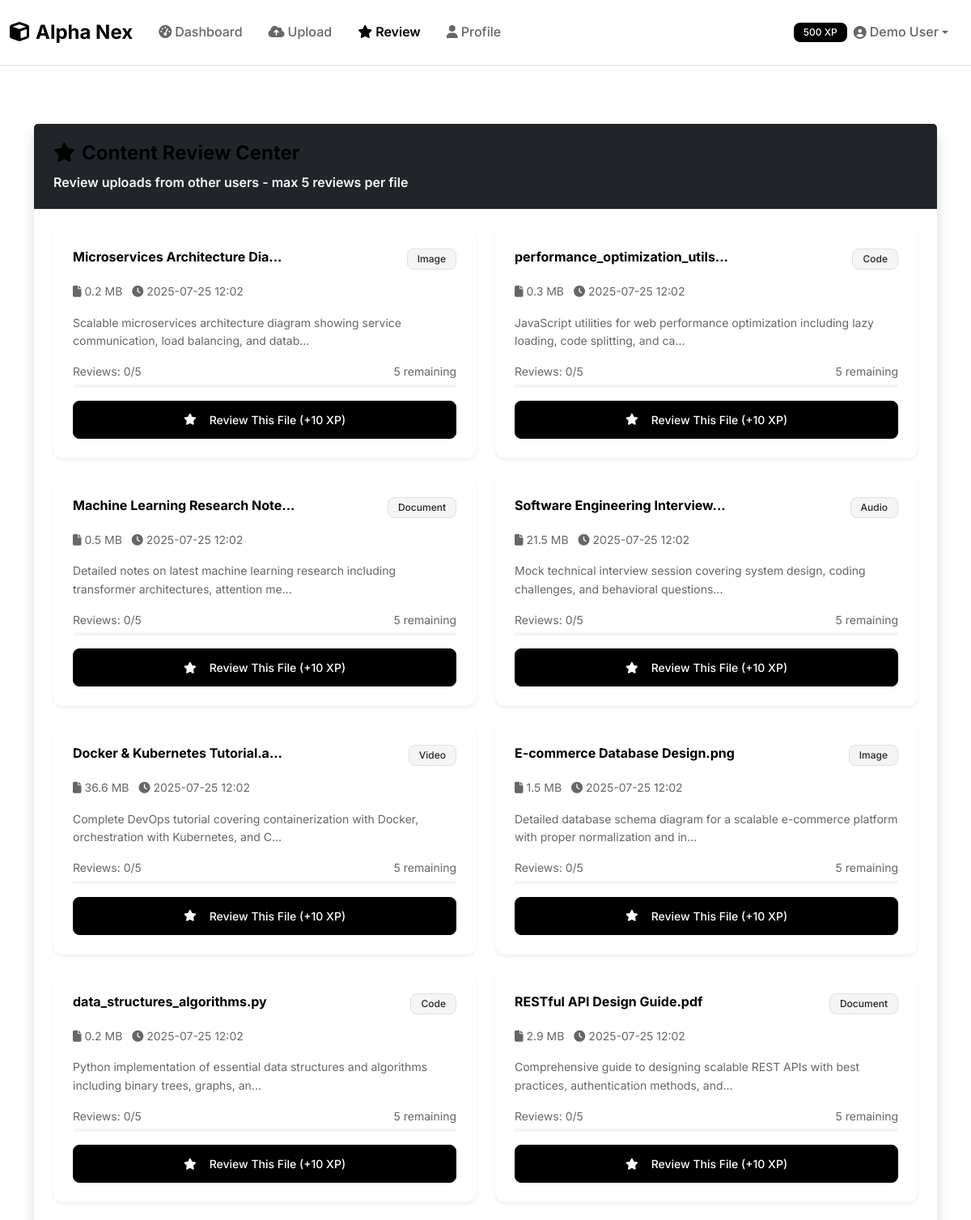
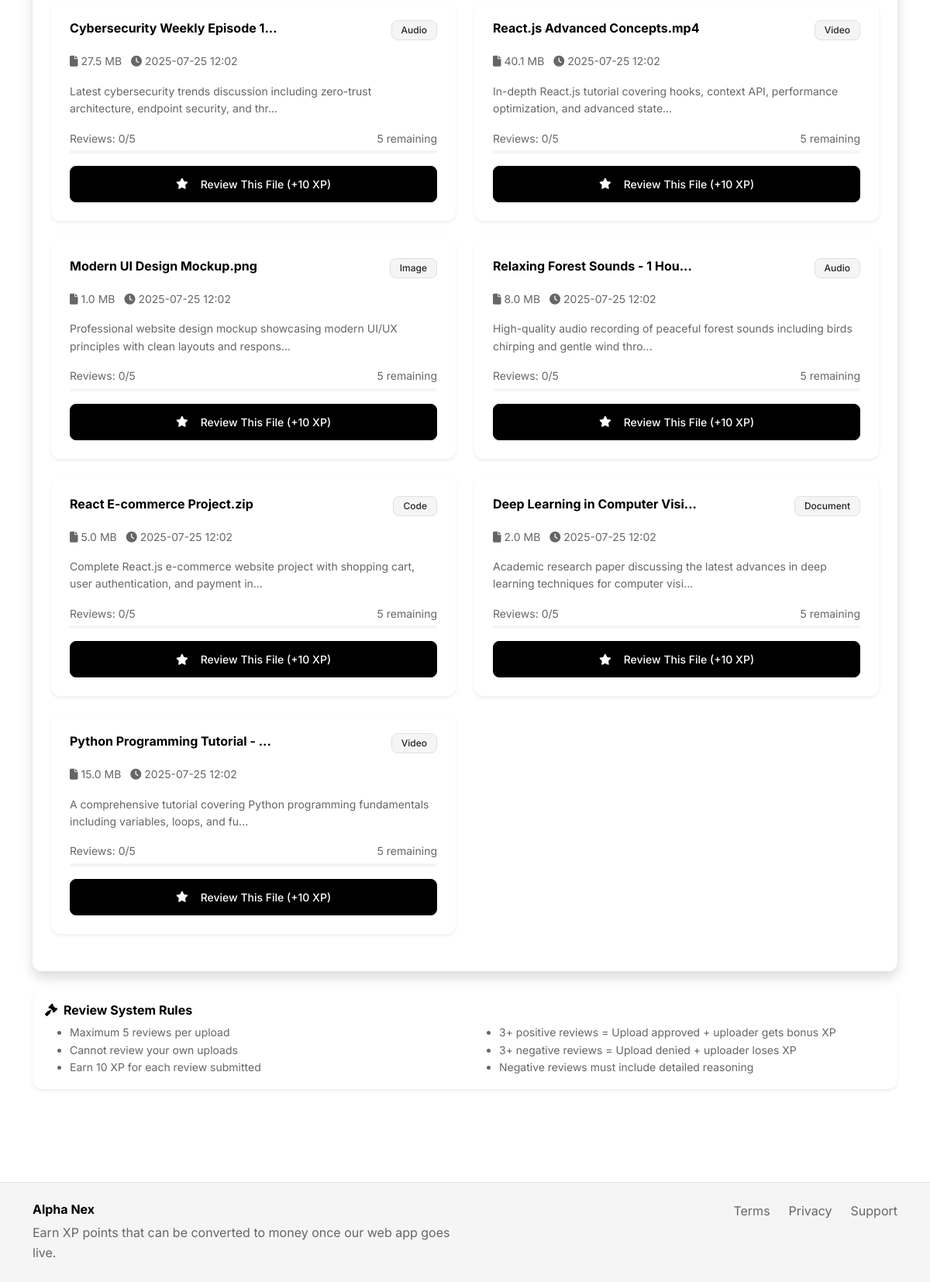
Screenshot of /review with the database file from the repository (2 pictures, top to bottom).
### models.py (models this page shows, shortened)
class User(UserMixin, db.Model):
    id = db.Column(db.Integer, primary_key=True)
    name = db.Column(db.String(100), nullable=False)
    email = db.Column(db.String(120), unique=True, nullable=False)
    password_hash = db.Column(db.String(256), nullable=False)
    is_verified = db.Column(db.Boolean, default=False)
    xp_points = db.Column(db.Integer, default=0)
    uploader_strikes = db.Column(db.Integer, default=0)
    reviewer_strikes = db.Column(db.Integer, default=0)
    is_banned = db.Column(db.Boolean, default=False)
    created_at = db.Column(db.DateTime, default=datetime.utcnow)
    kyc_verified = db.Column(db.Boolean, default=False)
    document_path = db.Column(db.String(255))
    selfie_path = db.Column(db.String(255))
    daily_upload_bytes = db.Column(db.Integer, default=0)
    daily_upload_count = db.Column(db.Integer, default=0)
    daily_upload_reset = db.Column(db.DateTime, default=datetime.utcnow)
    daily_review_count = db.Column(db.Integer, default=0)
    daily_review_reset = db.Column(db.DateTime, default=datetime.utcnow)
    uploads = db.relationship('Upload', backref='user', lazy=True)
    reviews = db.relationship('Review', backref='reviewer', lazy=True)
    strikes = db.relationship('Strike', backref='user', lazy=True)
    def reset_daily_counters_if_needed(self):
        try:
            current_date = datetime.utcnow().date()
            if self.daily_upload_reset and current_date > self.daily_upload_reset.date():
                self.daily_upload_bytes = 0
                self.daily_upload_count = 0
                self.daily_upload_reset = datetime.utcnow()
            elif not self.daily_upload_reset:
                self.daily_upload_reset = datetime.utcnow()
            if self.daily_review_reset and current_date > self.daily_review_reset.date():
                self.daily_review_count = 0
                self.daily_review_reset = datetime.utcnow()
            elif not self.daily_review_reset:
                self.daily_review_reset = datetime.utcnow()
            db.session.commit()
        except Exception as e:
            pass  # Fail silently
    def can_review_today(self):
        try:
            self.reset_daily_counters_if_needed()
            return (self.daily_review_count or 0) < 5
        except Exception as e:
            return True

class Upload(db.Model):
    id = db.Column(db.Integer, primary_key=True)
    user_id = db.Column(db.Integer, db.ForeignKey('user.id'), nullable=False)
    filename = db.Column(db.String(255), nullable=False)
    original_filename = db.Column(db.String(255), nullable=False)
    file_path = db.Column(db.String(500), nullable=False)
    file_size = db.Column(db.Integer, nullable=False)
    description = db.Column(db.Text, nullable=False)
    category = db.Column(db.String(50), nullable=False)
    status = db.Column(db.String(20), default='pending')  # pending, approved, rejected
    ai_consent = db.Column(db.Boolean, default=False)
    uploaded_at = db.Column(db.DateTime, default=datetime.utcnow)
    deletion_deadline = db.Column(db.DateTime)
    duplicate_score = db.Column(db.Float, default=0.0)
    spam_score = db.Column(db.Float, default=0.0)
    reviews = db.relationship('Review', backref='upload', lazy=True, cascade='all, delete-orphan')

### routes.py (the view)
@app.route('/review')
def review_content():
    demo_user = User.query.filter_by(email='demo@alphanex.com').first()
    if not demo_user:
        return redirect(url_for('dashboard'))
    if demo_user.xp_points >= 1500:
        flash('You have reached 1500 XP! Please create an account to continue using Alpha Nex.', 'warning')
        return redirect(url_for('dashboard'))
    if demo_user.is_banned:
        flash('Your account is banned and cannot review content.', 'error')
        return redirect(url_for('dashboard'))
    if not demo_user.can_review_today():
        remaining_reviews = demo_user.get_remaining_reviews_today()
        flash(f'Daily review limit reached! You can review {remaining_reviews} more items today. Limit resets at midnight.', 'warning')
        return redirect(url_for('dashboard'))
    reviewed_upload_ids = [r.upload_id for r in demo_user.reviews]
    uploads = Upload.query.filter(
        Upload.user_id != demo_user.id,  # Cannot review own uploads
        ~Upload.id.in_(reviewed_upload_ids)  # Haven't reviewed yet
    ).order_by(Upload.uploaded_at.desc()).all()
    available_uploads = []
    for upload in uploads:
        review_count = Review.query.filter_by(upload_id=upload.id).count()
        if review_count < 5:  # Max 5 reviews per upload
            available_uploads.append(upload)
    return render_template('reviewer/review.html', uploads=available_uploads, demo_user=demo_user)

### templates/reviewer/review.html (shortened to what this page needs)
{% extends "base.html" %}
{% block content %}
<div class="container my-5">
    <div class="row">
        <div class="col">
            <div class="card border-0 shadow">
                <div class="card-header bg-dark text-white">
                    <h4 class="mb-0">
                        <i class="fas fa-star me-2"></i>Content Review Center
                    </h4>
                    <p class="mb-0 mt-2 text-light">Review uploads from other users - max 5 reviews per file</p>
                </div>
                <div class="card-body p-4">
                    {% if uploads %}
                    <div class="row">
                        {% for upload in uploads %}
                        <div class="col-lg-6 mb-4">
                            <div class="card border-0 shadow-sm h-100">
                                <div class="card-body">
                                    <div class="d-flex justify-content-between align-items-start mb-3">
                                        <h6 class="fw-bold mb-0">{{ upload.original_filename[:30] }}{% if upload.original_filename|length > 30 %}...{% endif %}</h6>
                                        <span class="badge bg-light text-dark">{{ upload.category.title() }}</span>
                                    </div>
                                    <div class="mb-3">
                                        <small class="text-muted d-block">
                                            <i class="fas fa-file me-1"></i>{{ "%.1f"|format(upload.file_size / 1024 / 1024) }} MB
                                            <i class="fas fa-clock ms-2 me-1"></i>{{ upload.uploaded_at.strftime('%Y-%m-%d %H:%M') }}
                                        </small>
                                    </div>
                                    <p class="text-muted small mb-3">{{ upload.description[:100] }}{% if upload.description|length > 100 %}...{% endif %}</p>
                                    {% set review_count = upload.reviews|length %}
                                    <div class="mb-3">
                                        <div class="d-flex justify-content-between align-items-center mb-1">
                                            <small class="text-muted">Reviews: {{ review_count }}/5</small>
                                            <small class="text-muted">
                                                {% if review_count >= 5 %}Complete{% else %}{{ 5 - review_count }} remaining{% endif %}
                                            </small>
                                        </div>
                                        <div class="progress" style="height: 4px;">
                                        </div>
                                    </div>
                                    {% if review_count < 5 %}
                                    <a href="{{ url_for('review_upload', upload_id=upload.id) }}" class="btn btn-dark btn-sm w-100">
                                        <i class="fas fa-star me-2"></i>Review This File (+10 XP)
                                    </a>
                                    {% else %}
                                    <button class="btn btn-secondary btn-sm w-100" disabled>
                                        <i class="fas fa-check me-2"></i>Review Complete
                                    </button>
                                    {% endif %}
                                </div>
                            </div>
                        </div>
                        {% endfor %}
                    </div>
                    {% endif %}
                </div>
            </div>
        </div>
    </div>
    {% if uploads %}
    <div class="row mt-4">
        <div class="col">
            <div class="card border-0 shadow-sm">
                <div class="card-body p-3">
                    <h6 class="fw-bold mb-2"><i class="fas fa-gavel me-2"></i>Review System Rules</h6>
                    <div class="row">
                        <div class="col-md-6">
                            <ul class="mb-0 small text-muted">
                                <li>Maximum 5 reviews per upload</li>
                                <li>Cannot review your own uploads</li>
                                <li>Earn 10 XP for each review submitted</li>
                            </ul>
                        </div>
                        <div class="col-md-6">
                            <ul class="mb-0 small text-muted">
                                <li>3+ positive reviews = Upload approved + uploader gets bonus XP</li>
                                <li>3+ negative reviews = Upload denied + uploader loses XP</li>
                                <li>Negative reviews must include detailed reasoning</li>
                            </ul>
                        </div>
                    </div>
                </div>
            </div>
        </div>
    </div>
    {% endif %}
</div>
{% endblock %}

### templates/base.html (shortened to what this page needs)
<!DOCTYPE html>
<html lang="en">
<head>
    <link href="https://cdn.jsdelivr.net/npm/bootstrap@5.3.0/dist/css/bootstrap.min.css" rel="stylesheet">
    <link href="https://cdnjs.cloudflare.com/ajax/libs/font-awesome/6.4.0/css/all.min.css" rel="stylesheet">
    <link href="{{ url_for('static', filename='css/style.css') }}" rel="stylesheet">
</head>
<body>
    <nav class="navbar navbar-expand-lg navbar-light bg-white border-bottom">
        <div class="container-fluid">
            <a class="navbar-brand fw-bold text-black" href="{{ url_for('index') }}">
                <i class="fas fa-cube me-2"></i>Alpha Nex
            </a>
            <div class="collapse navbar-collapse" id="navbarNav">
                <ul class="navbar-nav me-auto">
                    <li class="nav-item">
                        <a class="nav-link" href="{{ url_for('dashboard') }}">
                            <i class="fas fa-tachometer-alt me-1"></i>Dashboard
                        </a>
                    </li>
                    <li class="nav-item">
                        <a class="nav-link" href="{{ url_for('upload_file') }}">
                            <i class="fas fa-cloud-upload-alt me-1"></i>Upload
                        </a>
                    </li>
                    <li class="nav-item">
                        <a class="nav-link" href="{{ url_for('review_content') }}">
                            <i class="fas fa-star me-1"></i>Review
                        </a>
                    </li>
                    <li class="nav-item">
                        <a class="nav-link" href="{{ url_for('profile') }}">
                            <i class="fas fa-user me-1"></i>Profile
                        </a>
                    </li>
                </ul>
                <ul class="navbar-nav">
                    <li class="nav-item dropdown">
                        <a class="nav-link dropdown-toggle d-flex align-items-center" href="#" role="button" data-bs-toggle="dropdown">
                            <span class="badge bg-dark me-2">{{ demo_user.xp_points if demo_user else 500 }} XP</span>
                            <i class="fas fa-user-circle me-1"></i>{{ demo_user.name if demo_user else 'Demo User' }}
                        </a>
                    </li>
                </ul>
            </div>
        </div>
    </nav>
    <main class="container-fluid py-4">
        {% block content %}{% endblock %}
    </main>
    <footer class="bg-light border-top mt-5 py-4">
        <div class="container">
            <div class="row">
                <div class="col-md-6">
                    <h6 class="fw-bold text-black">Alpha Nex</h6>
                    <p class="text-muted mb-0">Earn XP points that can be converted to money once our web app goes live.</p>
                </div>
                <div class="col-md-6 text-md-end">
                    <div class="d-flex justify-content-md-end gap-4">
                        <a href="#" class="text-decoration-none text-muted">Terms</a>
                        <a href="#" class="text-decoration-none text-muted">Privacy</a>
                        <a href="#" class="text-decoration-none text-muted">Support</a>
                    </div>
                </div>
            </div>
        </div>
    </footer>
</body>
</html>

### static/css/style.css (style rules this page uses)
:root { --primary-black: #000000; --primary-white: #ffffff; --dark-gray: #1a1a1a; --medium-gray: #666666; --light-gray: #f5f5f5; --border-gray: #e0e0e0; --hover-gray: #f8f9fa; --font-family: 'Inter', 'Roboto', -apple-system, BlinkMacSystemFont, sans-serif; --font-weight-light: 300; --font-weight-normal: 400; --font-weight-medium: 500; --font-weight-semibold: 600; --font-weight-bold: 700; --border-radius: 8px; --border-radius-lg: 12px; --box-shadow: 0 2px 12px rgba(0, 0, 0, 0.08); --box-shadow-lg: 0 4px 24px rgba(0, 0, 0, 0.12); --transition-fast: 0.15s ease-in-out; --transition-normal: 0.3s ease-in-out; --transition-slow: 0.5s ease-in-out; }
body { font-family: var(--font-family); font-weight: var(--font-weight-normal); color: var(--dark-gray); background-color: var(--primary-white); line-height: 1.6; -webkit-font-smoothing: antialiased; -moz-osx-font-smoothing: grayscale; }
h1, h2, h3, h4, h5, h6 { font-family: var(--font-family); font-weight: var(--font-weight-bold); color: var(--primary-black); line-height: 1.3; margin-bottom: 0.5rem; }
.text-black { color: var(--primary-black) !important; }
.text-muted { color: var(--medium-gray) !important; }
.navbar { border-bottom: 1px solid var(--border-gray); background-color: var(--primary-white) !important; padding: 1rem 0; }
.navbar-brand { font-weight: var(--font-weight-bold); color: var(--primary-black) !important; font-size: 1.5rem; }
.navbar-nav .nav-link { color: var(--medium-gray) !important; font-weight: var(--font-weight-medium); padding: 0.5rem 1rem !important; transition: color var(--transition-fast); }
.navbar-nav .nav-link.active { color: var(--primary-black) !important; font-weight: var(--font-weight-semibold); }
.btn { font-family: var(--font-family); font-weight: var(--font-weight-medium); border-radius: var(--border-radius); padding: 0.75rem 1.5rem; transition: all var(--transition-fast); border: none; display: inline-flex; align-items: center; justify-content: center; gap: 0.5rem; }
.btn-dark { background-color: var(--primary-black); color: var(--primary-white); border: 1px solid var(--primary-black); }
.card { border: 1px solid var(--border-gray); border-radius: var(--border-radius-lg); background-color: var(--primary-white); box-shadow: var(--box-shadow); transition: all var(--transition-normal); }
.card-header { background-color: var(--primary-white); border-bottom: 1px solid var(--border-gray); padding: 1.25rem 1.5rem; font-weight: var(--font-weight-semibold); }
.card-body { padding: 1.5rem; }
.bg-light { background-color: var(--light-gray) !important; }
.bg-white { background-color: var(--primary-white) !important; }
.badge { font-family: var(--font-family); font-weight: var(--font-weight-medium); padding: 0.375rem 0.75rem; border-radius: var(--border-radius); font-size: 0.75rem; display: inline-flex; align-items: center; gap: 0.25rem; }
.badge.bg-dark { background-color: var(--primary-black) !important; color: var(--primary-white); }
.badge.bg-light { background-color: var(--light-gray) !important; color: var(--primary-black); border: 1px solid var(--border-gray); }
.progress { background-color: var(--light-gray); border-radius: var(--border-radius); height: 8px; }

### rows the page displays
User: xp_points "500", name "Demo User"
Upload: original_filename "Microservices Architecture Dia", category "Image", upload.file_size/1024/1024 "0.2", uploaded_at "2025-07-25 12:02", description "Scalable microservices architecture diagram showing service communication, load balancing, and datab", review_count "0", value "5"
Upload: original_filename "performance_optimization_utils", category "Code", upload.file_size/1024/1024 "0.3", uploaded_at "2025-07-25 12:02", description "JavaScript utilities for web performance optimization including lazy loading, code splitting, and ca", review_count "0", value "5"
Upload: original_filename "Machine Learning Research Note", category "Document", upload.file_size/1024/1024 "0.5", uploaded_at "2025-07-25 12:02", description "Detailed notes on latest machine learning research including transformer architectures, attention me", review_count "0", value "5"
Upload: original_filename "Software Engineering Interview", category "Audio", upload.file_size/1024/1024 "21.5", uploaded_at "2025-07-25 12:02", description "Mock technical interview session covering system design, coding challenges, and behavioral questions", review_count "0", value "5"
Upload: original_filename "Docker & Kubernetes Tutorial.a", category "Video", upload.file_size/1024/1024 "36.6", uploaded_at "2025-07-25 12:02", description "Complete DevOps tutorial covering containerization with Docker, orchestration with Kubernetes, and C", review_count "0", value "5"
Upload: original_filename "E-commerce Database Design.png", category "Image", upload.file_size/1024/1024 "1.5", uploaded_at "2025-07-25 12:02", description "Detailed database schema diagram for a scalable e-commerce platform with proper normalization and in", review_count "0", value "5"
Upload: original_filename "data_structures_algorithms.py", category "Code", upload.file_size/1024/1024 "0.2", uploaded_at "2025-07-25 12:02", description "Python implementation of essential data structures and algorithms including binary trees, graphs, an", review_count "0", value "5"
Upload: original_filename "RESTful API Design Guide.pdf", category "Document", upload.file_size/1024/1024 "2.9", uploaded_at "2025-07-25 12:02", description "Comprehensive guide to designing scalable REST APIs with best practices, authentication methods, and", review_count "0", value "5"
Upload: original_filename "Cybersecurity Weekly Episode 1", category "Audio", upload.file_size/1024/1024 "27.5", uploaded_at "2025-07-25 12:02", description "Latest cybersecurity trends discussion including zero-trust architecture, endpoint security, and thr", review_count "0", value "5"
Upload: original_filename "React.js Advanced Concepts.mp4", category "Video", upload.file_size/1024/1024 "40.1", uploaded_at "2025-07-25 12:02", description "In-depth React.js tutorial covering hooks, context API, performance optimization, and advanced state", review_count "0", value "5"
Upload: original_filename "Modern UI Design Mockup.png", category "Image", upload.file_size/1024/1024 "1.0", uploaded_at "2025-07-25 12:02", description "Professional website design mockup showcasing modern UI/UX principles with clean layouts and respons", review_count "0", 5-review_count "5"
Upload: original_filename "Relaxing Forest Sounds - 1 Hou", category "Audio", upload.file_size/1024/1024 "8.0", uploaded_at "2025-07-25 12:02", description "High-quality audio recording of peaceful forest sounds including birds chirping and gentle wind thro", review_count "0", value "5"
Upload: original_filename "React E-commerce Project.zip", category "Code", upload.file_size/1024/1024 "5.0", uploaded_at "2025-07-25 12:02", description "Complete React.js e-commerce website project with shopping cart, user authentication, and payment in", review_count "0", value "5"
Upload: original_filename "Deep Learning in Computer Visi", category "Document", upload.file_size/1024/1024 "2.0", uploaded_at "2025-07-25 12:02", description "Academic research paper discussing the latest advances in deep learning techniques for computer visi", review_count "0", value "5"
Upload: original_filename "Python Programming Tutorial -", category "Video", upload.file_size/1024/1024 "15.0", uploaded_at "2025-07-25 12:02", description "A comprehensive tutorial covering Python programming fundamentals including variables, loops, and fu", review_count "0", value "5"
